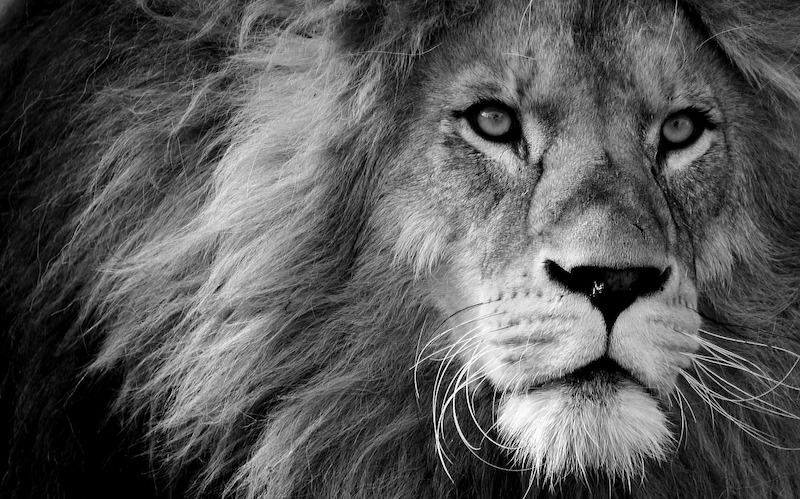
#> input picture hw4/lion.png, 800 x 499 px
$ python hw4.py
#> lines starting #> are read from the running program, lines starting #| are printed output that depends on the picture
import cv2
import matplotlib.pyplot as plt
import numpy as np


img = cv2.imread('lion.png')
#> img is the input picture: shape (499, 800, 3); min 0, max 255, mean 87.9
print(np.max(img), np.min(img), img.shape, img[0,0])
#| 255 0 (499, 800, 3) [94 94 94]

# [4 lines of commented-out code are left out]

x = np.zeros((img.shape[0], img.shape[1]-1))
y = np.zeros((img.shape[0], img.shape[1]-1))

x = img[:, 0:img.shape[1]-2]
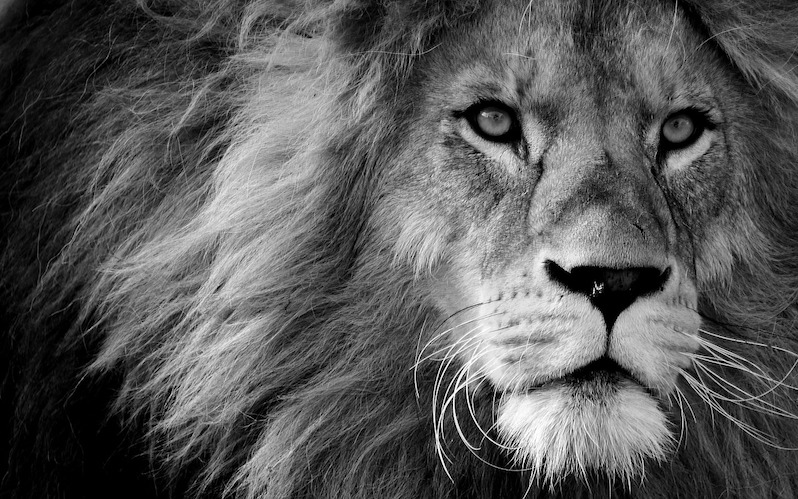
#> x: shape (499, 798, 3); min 0, max 255, mean 88
y = img[:, 1:img.shape[1]-1]

print(np.max(img), x, y, img[0,0])
#> (printed output is left out)
# print(img[:,0:img.shape[1]-1]==x)

plt.scatter(y, x)
plt.show()
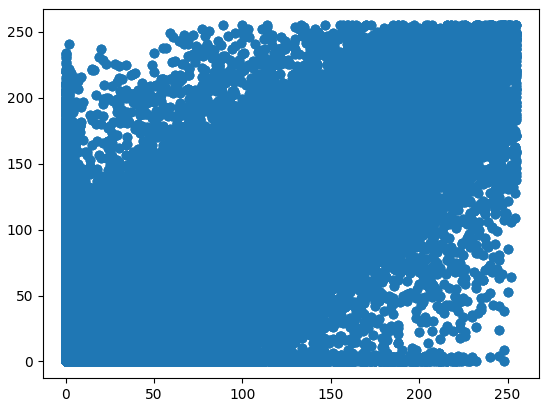
#> figure drawn by matplotlib, 1 panel
